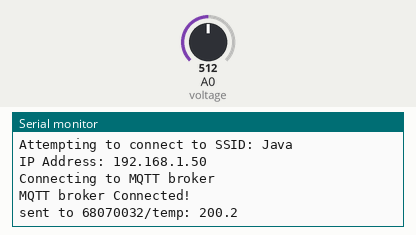
Bench run of a sketch on a simulated Arduino Uno R4 WiFi. On the bench: the last lines printed to the serial monitor. The inputs (shaded band) are chosen by the test bench; at power-on: A0 (voltage) = 512. WiFi joins after 1.5 s; servers stay silent unless stated; no MQTT or app messages arrive unless stated.

Above: at 12.7 s.
12.8 s: A0 (voltage) set to 716
At 17.5 s:
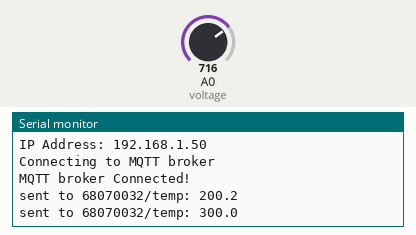
17.8 s: A0 (voltage) set to 900
At 22.7 s:
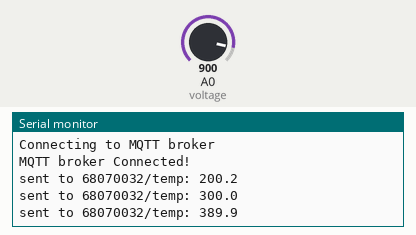
Timing chart, 0 to 24.2 s (numbered marks = the images above; inputs shaded):
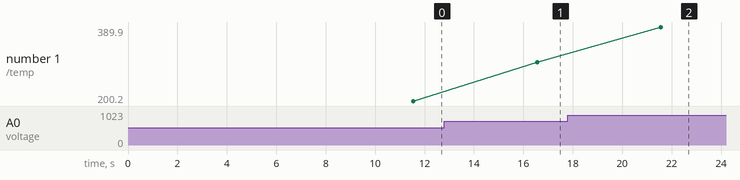

Measured:
- after the input at 12.8 s, the serial monitor: prints a new line after 3.8 s (image 1)
- after the input at 17.8 s, the serial monitor: prints a new line after 3.8 s (image 2)
- plotted number 1: 200.2 → 300 after the input at 12.8 s, 300 → 389.9 after the input at 17.8 s

The sketch:

temp.ino
```cpp
#include <WiFiS3.h>
#include <MQTTClient.h>

const char WIFI_SSID[] = "Java";
const char WIFI_PASSWORD[] = "29122549";

const char MQTT_BROKER_ADRRESS[] = "phycom.it.kmitl.ac.th";
const int MQTT_PORT = 1883;  // Arduino ใช้ TCP ธรรมดา
const char MQTT_CLIENT_ID[] = "jaja-uno-68070032";
const char MQTT_USERNAME[] = "";
const char MQTT_PASSWORD[] = "";

const char PUBLISH_TOPIC[] = "68070032/temp";
const int PUBLISH_INTERVAL = 5000;  // ส่งทุก 5 วินาที

WiFiClient network;
MQTTClient mqtt = MQTTClient(256);

unsigned long lastPublishTime = 0;
const int voltage = A0;

void setup() {
  Serial.begin(9600);
  pinMode(voltage, INPUT);

  int status = WL_IDLE_STATUS;
  while (status != WL_CONNECTED) {
    Serial.print("Attempting to connect to SSID: ");
    Serial.println(WIFI_SSID);
    status = WiFi.begin(WIFI_SSID, WIFI_PASSWORD);
    delay(10000);
  }

  Serial.print("IP Address: ");
  Serial.println(WiFi.localIP());

  mqtt.begin(MQTT_BROKER_ADRRESS, MQTT_PORT, network);
  connectToMQTT();
}

void loop() {
  mqtt.loop();

  if (!mqtt.connected()) {
    connectToMQTT();
  }

  if (millis() - lastPublishTime > PUBLISH_INTERVAL) {
    sendToMQTT();
    lastPublishTime = millis();
  }
}

void connectToMQTT() {
  Serial.print("Connecting to MQTT broker");
  while (!mqtt.connect(MQTT_CLIENT_ID, MQTT_USERNAME, MQTT_PASSWORD)) {
    Serial.print(".");
    delay(500);
  }
  Serial.println();
  Serial.println("MQTT broker Connected!");
}

float readTemperature() {
  int val = analogRead(voltage);
  float voltage = (val * 5.0) / 1023.0;
  float tempC = (voltage - 0.5) * 100.0;
  return tempC;   // แปลงจากเคลวินเป็นเซลเซียส
}

void sendToMQTT() {
  float tempC = readTemperature();

  char messageBuffer[16];
  String(tempC, 1).toCharArray(messageBuffer, 16);  // เช่น "27.4"
  mqtt.publish(PUBLISH_TOPIC, messageBuffer);

  Serial.print("sent to ");
  Serial.print(PUBLISH_TOPIC);
  Serial.print(": ");
  Serial.println(messageBuffer);
}
```
